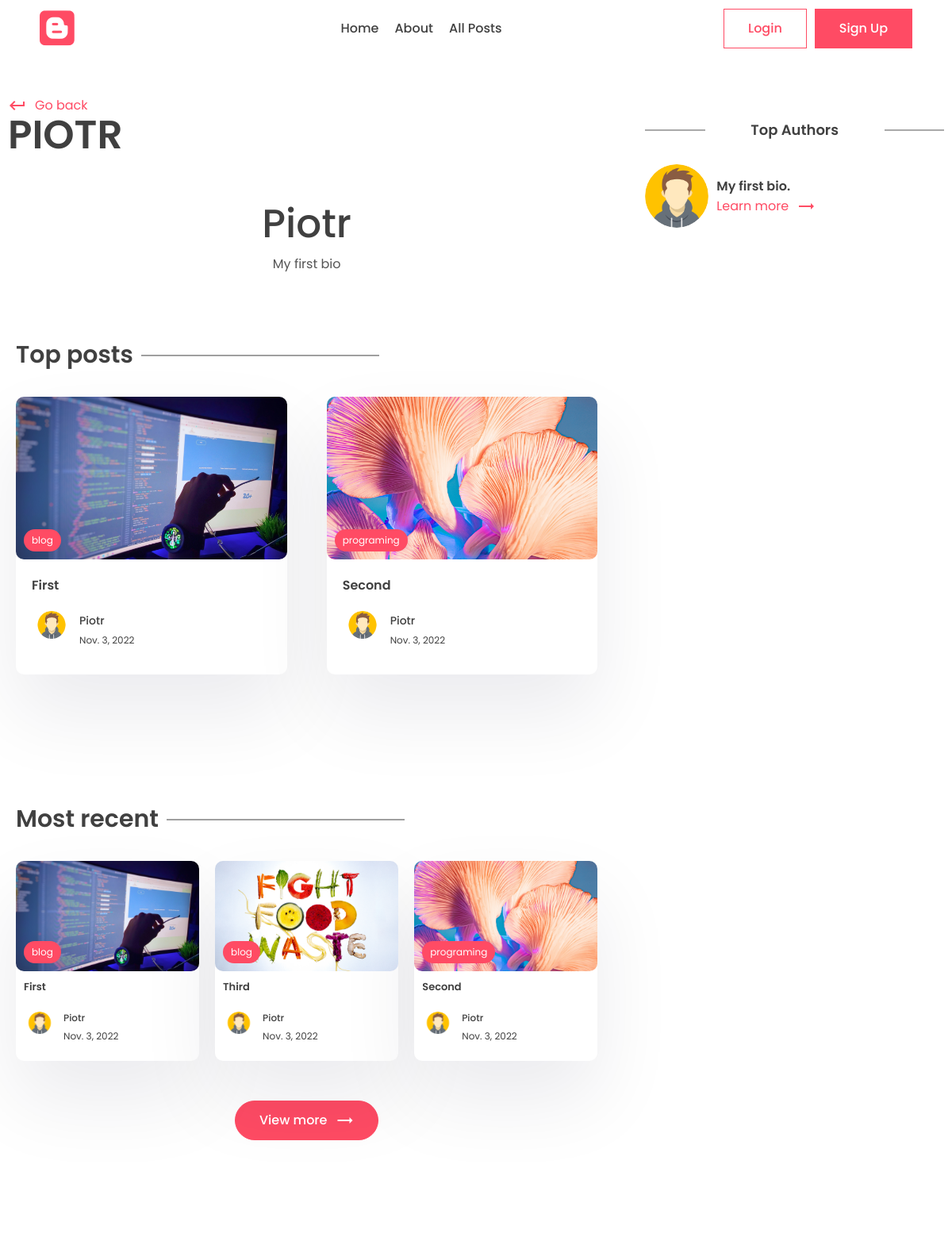
The app's page /author/piotr (upper part), older data.
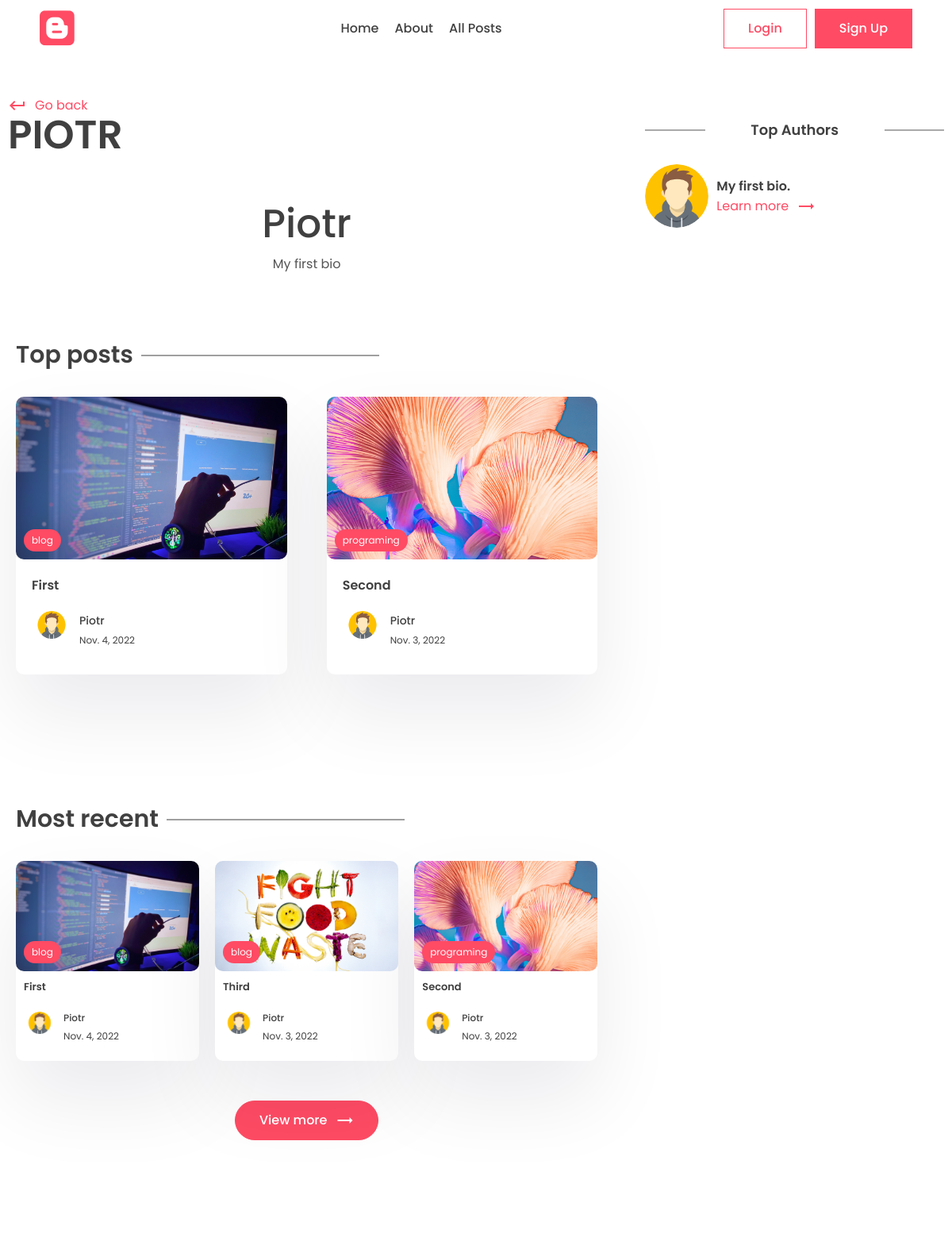
The same page, newer data.
### app/models.py (models this page shows, shortened)
class Post(models.Model):
    title = models.CharField(max_length=200)
    content = models.TextField()
    last_update = models.DateTimeField(auto_now=True)
    slug = models.SlugField(max_length=200, unique=True)
    image = models.ImageField(null=True, blank=True, upload_to='images/')
    tags = models.ManyToManyField(Tag, blank=True, null=True, related_name='post')  # tag1.post.all()
    view_count = models.IntegerField(null=True, blank=True)
    is_featured = models.BooleanField(default=False)
    author = models.ForeignKey(User, on_delete=models.CASCADE, null=True, blank=True)

class Tag(models.Model):
    name = models.CharField(max_length=100)
    description = models.TextField(max_length=100)
    slug = models.SlugField(max_length=200, unique=True)
    def __str__(self):
        return self.name

class Profile(models.Model):
    user = models.OneToOneField(User, on_delete=models.CASCADE)
    profile_image = models.ImageField(null=True, blank=True, upload_to='images/')
    slug = models.SlugField(max_length=100, unique=True)
    bio = models.CharField(max_length=200)

### app/views.py (the view)
# urls.py: path('author/<slug:slug>', views.author_page, name='author_page'),
def author_page(request, slug):
    profile = Profile.objects.get(slug=slug)
    top_posts = Post.objects.filter(author=profile.user).order_by('-view_count')[:2]
    recent_posts = Post.objects.filter(author=profile.user).order_by('-last_update')[:3]
    top_authors = User.objects.annotate(number=Count('post')).order_by('number')
    context = {
        'profile': profile,
        'top_posts': top_posts,
        'recent_posts': recent_posts,
        'top_authors': top_authors
    }
    return render(request, 'app/author.html', context)

### app/templates/app/author.html (shortened to what the changed rows need)
{% extends 'base.html' %}
{% load static %}
{% block content %}
    <div class="container">
        <div class="layout">
          <div class="left">
            <div class="page-top">
              <div class="top flex">
                <div class="page-name">
                  <h1>{{ profile.user.first_name }}</h1>
                </div>
              </div>
            </div>
            <center>
              <div class="typo">
                <h1 class="title">{{ profile.user.username}}</h1>
              </div>
            </center>
            <section class="sp">
              <div class="container">
                <h1 class="sec-title">Top posts</h1>
                <div class="grid-2 blog">
                    {% for top_post in top_posts %}
                      <a href="{% url 'post_page' top_post.slug %}">
                        <div class="card">
                          <div class="post-img">
                            <img src="{{ top_post.image.url }}" alt="" />
                            <div class="tag">{{ top_post.tags.first }}</div>
                          </div>
                          <div class="card-content">
                            <h3>
                              {{ top_post.title|truncatechars:50 }}
                            </h3>
                            <div class="author">
                              <div class="profile-pic">
                                <img src="{{profile.profile_image.url}}" alt="" />
                              </div>
                              <div class="details">
                                <p>{{ profile.user.username }}</p>
                                <small>{{ top_post.last_update|date }}</small>
                              </div>
                            </div>
                          </div>
                        </div>
                      </a>
                    {% empty %}
                        <p>Nothing to print here</p>
                    {% endfor %}
                </div>
              </div>
            </section>
            <section class="sp">
              <div class="container">
                <h1 class="sec-title">Most recent</h1>
                <div class="grid-3 blog-grid">
                    {% for recent_post in recent_posts %}
                      <a href="#">
                        <div class="card">
                          <div class="post-img">
                            <img src="{{recent_post.image.url}}" alt="" />
                            <div class="tag">{{ recent_post.tags.first }}</div>
                          </div>
                          <div class="card-content">
                            <h3>
                              {{ recent_post.title|truncatechars:200 }}
                            </h3>
                            <div class="author">
                              <div class="profile-pic">
                                <img src="{{ profile.profile_image }}" alt="" />
                              </div>
                              <div class="details">
                                <p>{{ profile.user.username }}</p>
                                <small>{{ recent_post.last_update|date }}</small>
                              </div>
                            </div>
                          </div>
                        </div>
                      </a>
                    {% empty %}
                        <p>Nothing to print here</p>
                    {% endfor %}
                </div>
              </div>
            </section>
          </div>
          <div class="right">
            <div class="block">
              <h2 class="title2">Top Authors</h2>
            </div>
          </div>
        </div>
      </div>
{% endblock %}

Row changes from the older to the newer data that the page shows:
changed Post "First": last_update "Nov. 3, 2022" → "Nov. 4, 2022"
